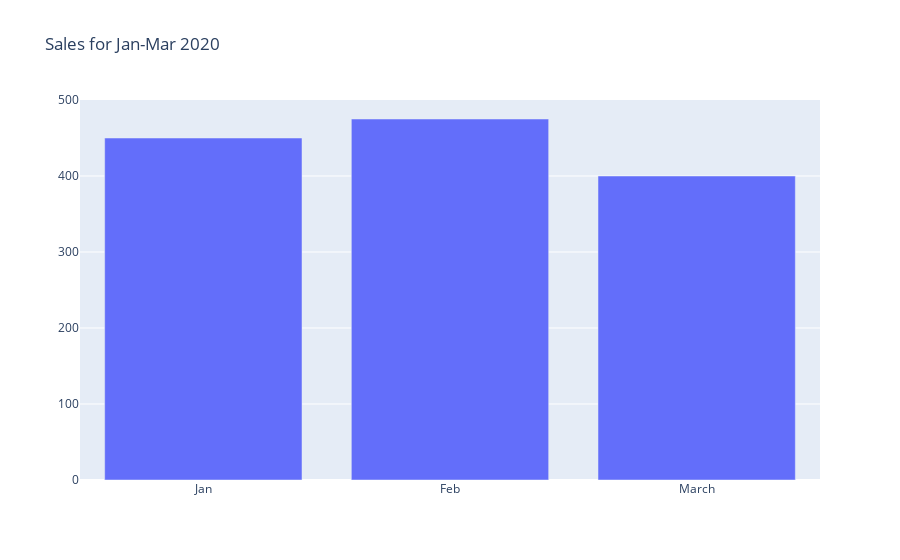

The notebook cell this image was saved under:
### Code cell
monthly_sales = \
    {'data': [{'type': '', 'x': ['Jan', 'Feb', 'March'], 'y': [450, 475, 400]}],
     'layout': {'title': {'text': ''}}}

# Update the type
monthly_sales['data'][0]['type'] = 'bar'

# Update the title text
monthly_sales['layout']['title']['text'] = 'Sales for Jan-Mar 2020'

# Create a figure
fig = go.Figure(monthly_sales)

# Print it out!
fig.show()

### Figure 1 — Plotly figure (JSON) as saved in the notebook; plotly's stock layout.template omitted (floating-point values rounded to 4 significant figures)
{"data": [{"type": "bar", "x": ["Jan", "Feb", "March"], "y": [450, 475, 400]}], "layout": {"title": {"text": "Sales for Jan-Mar 2020"}}}
